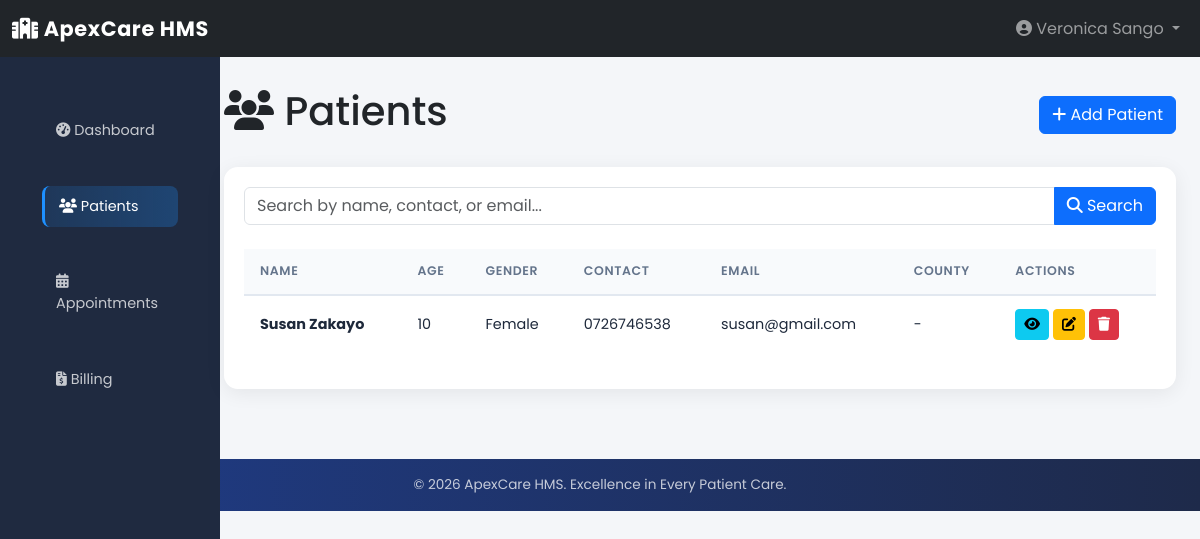
/patients/ (signed in), run on an earlier commit of the app's database.
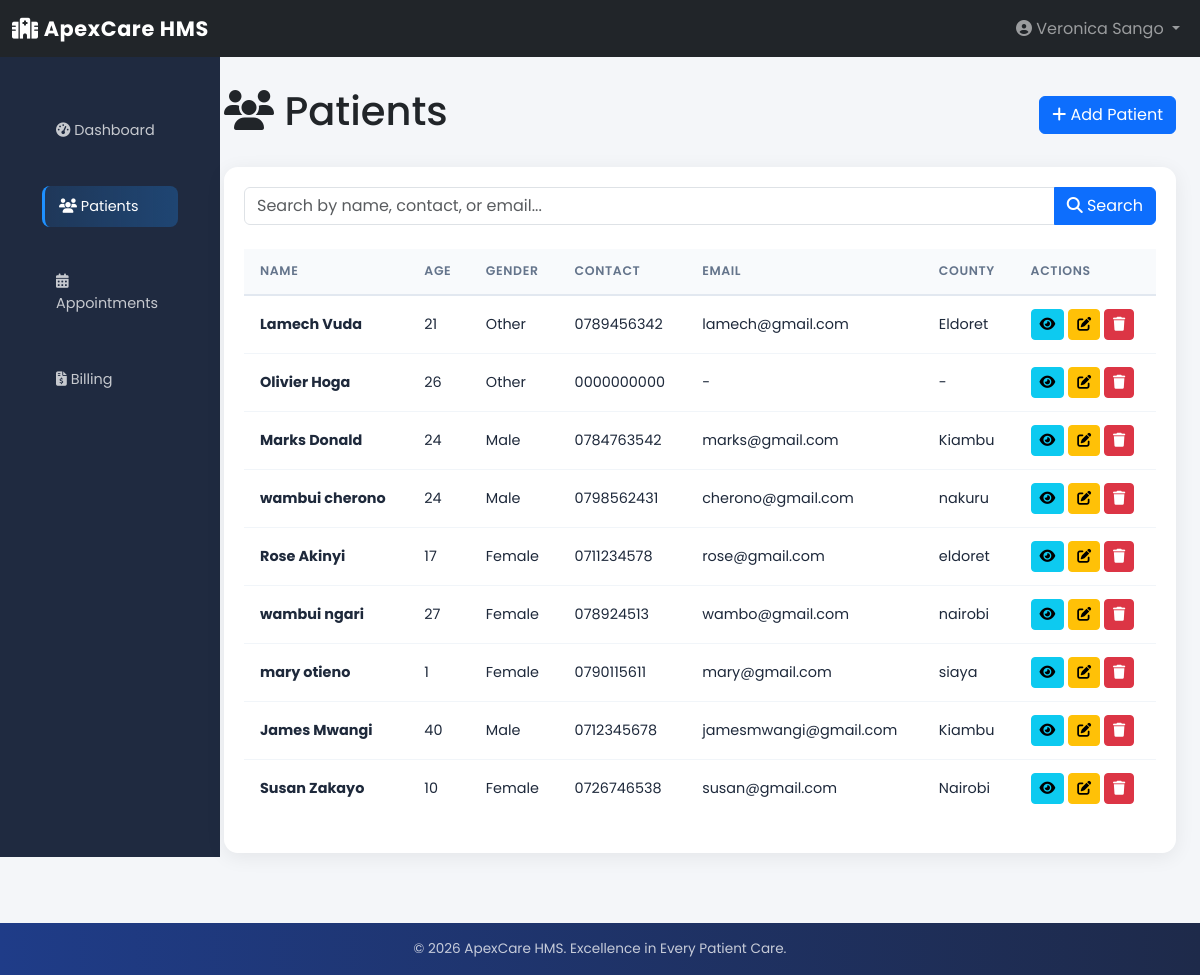
And on a later commit of the database.
### patients/models.py (models this page shows, shortened)
class Patient(models.Model):
    GENDER_CHOICES = [
        ('male', 'Male'),
        ('female', 'Female'),
        ('other', 'Other'),
    ]
    BLOOD_TYPE_CHOICES = [
        ('O+', 'O+'), ('O-', 'O-'),
        ('A+', 'A+'), ('A-', 'A-'),
        ('B+', 'B+'), ('B-', 'B-'),
        ('AB+', 'AB+'), ('AB-', 'AB-'),
    ]
    user = models.OneToOneField(
        User,
        on_delete=models.CASCADE,
        related_name='patient_profile'
    )
    first_name = models.CharField(max_length=100)
    last_name = models.CharField(max_length=100)
    date_of_birth = models.DateField()
    gender = models.CharField(
        max_length=10,
        choices=GENDER_CHOICES
    )
    contact = models.CharField(
        max_length=20,
        validators=[
            RegexValidator(
                regex=r'^\+?\d{9,15}Ksh',
                message='Enter a valid phone number'
            )
        ]
    )
    email = models.EmailField(blank=True, null=True)
    address = models.TextField(blank=True, null=True)
    county = models.CharField(max_length=100, blank=True, null=True)
    blood_type = models.CharField(
        max_length=5,
        choices=BLOOD_TYPE_CHOICES,
        blank=True,
        null=True
    )
    emergency_contact = models.CharField(max_length=20, blank=True, null=True)
    emergency_contact_name = models.CharField(max_length=100, blank=True, null=True)
    medical_history = models.TextField(blank=True, null=True)
    allergies = models.TextField(blank=True, null=True)
    created_at = models.DateTimeField(auto_now_add=True)
    updated_at = models.DateTimeField(auto_now=True)
    @property
    def age(self):
        today = date.today()
        return today.year - self.date_of_birth.year - (
            (today.month, today.day) <
            (self.date_of_birth.month, self.date_of_birth.day)
        )
    class Meta:
        db_table = "patients_patient"
        verbose_name = "Patient"
        verbose_name_plural = "Patients"
        ordering = ["-created_at"]

### patients/views.py (the view, shortened to what this page needs)
# urls.py: path('', views.patient_list, name='patient_list'),
@login_required
@check_role('receptionist')
def patient_list(request):
    patients = Patient.objects.all()
    search_query = request.GET.get('search', '')
    context = {
        'patients': patients,
        'search_query': search_query,
    }
    return render(request, 'patients/patient_list.html', context)

### core/views.py (called while the page is built)
def check_role(role):
    def decorator(view_func):
        @wraps(view_func)
        def wrapper(request, *args, **kwargs):
            if not request.user.is_authenticated:
                return redirect('core:login')
            if request.user.profile.role != role and request.user.profile.role != 'admin':
                return redirect('core:dashboard')
            return view_func(request, *args, **kwargs)
        return wrapper
    return decorator

### patients/templates/patients/patient_list.html (shortened to what this page needs)
{% extends 'base.html' %}
{% block content %}
<div class="d-flex justify-content-between align-items-center mb-4">
    <h1><i class="fas fa-users"></i> Patients</h1>
    <a href="{% url 'patients:patient_create' %}" class="btn btn-primary">
        <i class="fas fa-plus"></i> Add Patient
    </a>
</div>
<div class="card">
    <div class="card-body">
        <form method="get" class="mb-4">
            <div class="input-group">
                <input type="text" class="form-control" name="search" placeholder="Search by name, contact, or email..." value="{{ search_query }}">
                <button class="btn btn-primary" type="submit"><i class="fas fa-search"></i> Search</button>
            </div>
        </form>
        {% if patients %}
            <div class="table-responsive">
                <table class="table table-hover">
                    <thead>
                        <tr>
                            <th>Name</th>
                            <th>Age</th>
                            <th>Gender</th>
                            <th>Contact</th>
                            <th>Email</th>
                            <th>County</th>
                            <th>Actions</th>
                        </tr>
                    </thead>
                    <tbody>
                        {% for patient in patients %}
                            <tr>
                                <td><strong>{{ patient.first_name }} {{ patient.last_name }}</strong></td>
                                <td>{{ patient.age }}</td>
                                <td>{{ patient.get_gender_display }}</td>
                                <td>{{ patient.contact }}</td>
                                <td>{{ patient.email|default:'-' }}</td>
                                <td>{{ patient.county|default:'-' }}</td>
                                <td>
                                    <a href="{% url 'patients:patient_detail' patient.id %}" class="btn btn-sm btn-info" title="View">
                                        <i class="fas fa-eye"></i>
                                    </a>
                                    <a href="{% url 'patients:patient_edit' patient.id %}" class="btn btn-sm btn-warning" title="Edit">
                                        <i class="fas fa-edit"></i>
                                    </a>
                                    <a href="{% url 'patients:patient_delete' patient.id %}" class="btn btn-sm btn-danger" title="Delete">
                                        <i class="fas fa-trash"></i>
                                    </a>
                                </td>
                            </tr>
                        {% endfor %}
                    </tbody>
                </table>
            </div>
        {% else %}
            <p class="text-muted text-center py-5">No patients found</p>
        {% endif %}
    </div>
</div>
{% endblock %}

### templates/base.html (shortened to what this page needs)
{% load static %}
<!DOCTYPE html>
<html lang="en">
<head>
    <link href="https://cdn.jsdelivr.net/npm/bootstrap@5.3.8/dist/css/bootstrap.min.css" rel="stylesheet">
    <link rel="stylesheet" href="https://cdnjs.cloudflare.com/ajax/libs/font-awesome/6.4.0/css/all.min.css">
    <link rel="stylesheet" href="{% static 'css/style.css' %}">
</head>
<body>
<nav class="navbar navbar-expand-lg navbar-dark bg-dark sticky-top">
    <div class="container-fluid">
        <a class="navbar-brand" href="{% url 'core:dashboard' %}">
            <i class="fas fa-hospital"></i> ApexCare HMS
        </a>
        <div class="collapse navbar-collapse" id="navbarNav">
            <ul class="navbar-nav ms-auto">
                {% if user.is_authenticated %}
                <li class="nav-item dropdown">
                    <a class="nav-link dropdown-toggle" href="#" data-bs-toggle="dropdown">
                        <i class="fas fa-user-circle"></i>
                        {{ user.get_full_name|default:user.username }}
                    </a>
                </li>
                {% endif %}
            </ul>
        </div>
    </div>
</nav>
<div class="container-fluid">
    <div class="row">
        {% if user.is_authenticated %}
        <nav class="col-md-2 d-none d-md-block sidebar">
            <div class="position-sticky pt-3">
                <ul class="nav flex-column">
                    <li class="nav-item">
                        <a class="nav-link {% if request.resolver_match.url_name == 'dashboard' %}active{% endif %}"
                           href="{% url 'core:dashboard' %}">
                            <i class="fas fa-tachometer-alt"></i> Dashboard
                        </a>
                    </li>
                    {% if user.profile.role == 'admin' or user.profile.role == 'receptionist' %}
                    <li class="nav-item">
                        <a class="nav-link {% if 'patient' in request.resolver_match.url_name %}active{% endif %}"
                           href="{% url 'patients:patient_list' %}">
                            <i class="fas fa-users"></i> Patients
                        </a>
                    </li>
                    {% endif %}
                    {% if user.is_authenticated %}
                    <li class="nav-item">
                        <a class="nav-link {% if 'appointment' in request.resolver_match.url_name %}active{% endif %}"
                           href="{% url 'appointments:appointment_list' %}">
                            <i class="fas fa-calendar-alt"></i> Appointments
                        </a>
                    </li>
                    {% endif %}
                    {% if user.profile.role == 'admin' or user.profile.role == 'receptionist' %}
                    <li class="nav-item">
                        <a class="nav-link {% if 'bill' in request.resolver_match.url_name %}active{% endif %}"
                           href="{% url 'billing:bill_list' %}">
                            <i class="fas fa-file-invoice-dollar"></i> Billing
                        </a>
                    </li>
                    {% endif %}
                </ul>
            </div>
        </nav>
        {% endif %}
        <main class="col-md-{% if user.is_authenticated %}10{% else %}12{% endif %} ms-sm-auto px-md-4 main-content">
            {% block content %}{% endblock %}
        </main>
    </div>
</div>
<footer class="footer">
    <div class="container-fluid text-center">
        <p>&copy; 2026 ApexCare HMS. Excellence in Every Patient Care.</p>
    </div>
</footer>
</body>
</html>

### static/css/style.css (style rules this page uses)
body { font-family: "Poppins", sans-serif; background: #f4f6f9; margin: 0; }
body .navbar-brand { font-weight: 700; font-size: 1.3rem; letter-spacing: 0.03em; }
.sidebar { position: fixed; width: 220px; height: 100vh; background: #1f2a40; color: white; padding-top: 20px; }
.sidebar ul { list-style: none; padding: 0; }
.sidebar ul li { padding: 15px 20px; cursor: pointer; transition: 0.3s; }
.sidebar ul li a { color: white; text-decoration: none; display: block; }
body .sidebar .nav-link { color: rgba(255, 255, 255, 0.75); border-radius: 8px; margin: 2px 10px; padding: 10px 14px; transition: background 0.2s, color 0.2s; font-size: 0.9rem; }
body .sidebar .nav-link:hover, body .sidebar .nav-link.active { background: linear-gradient(90deg, #1e90ff22, #1e90ff44); color: #ffffff; border-left: 3px solid #1e90ff; }
.main-content { margin-left: 220px; padding: 30px; }
body .card { border: none; border-radius: 14px; box-shadow: 0 4px 20px rgba(0,0,0,0.07); overflow: hidden; }
body .card-body { padding: 20px; }
body table thead tr, body .table thead tr { background: #f8fafc; }
body table th, body .table th, body .table > thead > tr > th { text-align: left; padding: 13px 16px; font-size: 0.78rem; font-weight: 600; text-transform: uppercase; letter-spacing: 0.05em; color: #64748b; white-space: nowrap; background: #f8fafc; border-bottom: 2px solid #e2e8f0; vertical-align: middle; }
body table td, body .table td, body .table > tbody > tr > td { padding: 13px 16px; border-bottom: 1px solid #f1f5f9; font-size: 0.9rem; color: #1e293b; vertical-align: middle; }
body table tbody tr:last-child td, body .table > tbody > tr:last-child > td { border-bottom: none; }
body .footer { background: linear-gradient(90deg, #1f3c88, #1e2a4a); color: rgba(255,255,255,0.75); padding: 16px 0; margin-top: 40px; font-size: 0.85rem; }
body .footer p { margin: 0; color: rgba(255,255,255,0.75); }

What changed in the data, as far as the page shows it:
added Patient: first_name "Lamech", last_name "Vuda", age "21", gender "Other", contact "0789456342", email "lamech@gmail.com", county "Eldoret"
added Patient: first_name "Olivier", last_name "Hoga", age "26", gender "Other", contact "0000000000", email "-", county "-"
added Patient: first_name "Marks", last_name "Donald", age "24", gender "Male", contact "0784763542", email "marks@gmail.com", county "Kiambu"
added Patient: first_name "wambui", last_name "cherono", age "24", gender "Male", contact "0798562431", email "cherono@gmail.com", county "nakuru"
added Patient: first_name "Rose", last_name "Akinyi", age "17", gender "Female", contact "0711234578", email "rose@gmail.com", county "eldoret"
added Patient: first_name "wambui", last_name "ngari", age "27", gender "Female", contact "078924513", email "wambo@gmail.com", county "nairobi"
added Patient: first_name "mary", last_name "otieno", age "1", gender "Female", contact "0790115611", email "mary@gmail.com", county "siaya"
added Patient: first_name "James", last_name "Mwangi", age "40", gender "Male", contact "0712345678", email "jamesmwangi@gmail.com", county "Kiambu"
changed Patient "Susan": county "-" → "Nairobi"
